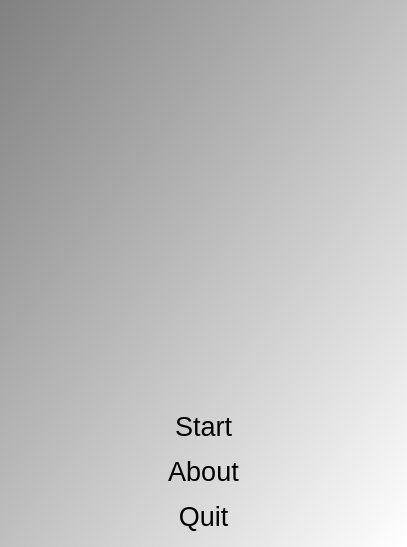
<?xml version="1.0" encoding="UTF-8"?>
<ui version="4.0">
 <class>QtRandomCodeMenuDialog</class>
 <widget class="QDialog" name="QtRandomCodeMenuDialog">
  <property name="geometry">
   <rect>
    <x>0</x>
    <y>0</y>
    <width>407</width>
    <height>547</height>
   </rect>
  </property>
  <property name="font">
   <font>
    <pointsize>20</pointsize>
   </font>
  </property>
  <property name="windowTitle">
   <string>RandomCode</string>
  </property>
  <property name="windowIcon">
   <iconset resource="RandomCode.qrc">
    <normaloff>:/images/RandomCodeIcon14x14.png</normaloff>:/images/RandomCodeIcon14x14.png</iconset>
  </property>
  <property name="styleSheet">
   <string notr="true">QDialog { 
background-color: qlineargradient(x1: 0, y1: 0, x2: 1, y2: 1, stop: 0  #808080, stop: 1 #ffffff);
}
QPushButton { background-color: rgb(255, 255, 255);  }
QPushButton { color: rgb(0,0,0); }
QPushButton { font: 48px, &quot;monospace&quot; }</string>
  </property>
  <layout class="QGridLayout" name="gridLayout">
   <item row="4" column="0">
    <widget class="QPushButton" name="button_about">
     <property name="text">
      <string>About</string>
     </property>
     <property name="flat">
      <bool>true</bool>
     </property>
    </widget>
   </item>
   <item row="5" column="0">
    <widget class="QPushButton" name="button_quit">
     <property name="text">
      <string>Quit</string>
     </property>
     <property name="flat">
      <bool>true</bool>
     </property>
    </widget>
   </item>
   <item row="0" column="0">
    <widget class="QLabel" name="image">
     <property name="text">
      <string/>
     </property>
     <property name="pixmap">
      <pixmap resource="RandomCode.qrc">:/images/RandomCode.png</pixmap>
     </property>
    </widget>
   </item>
   <item row="1" column="0">
    <widget class="QPushButton" name="button_start">
     <property name="text">
      <string>Start</string>
     </property>
     <property name="flat">
      <bool>true</bool>
     </property>
    </widget>
   </item>
  </layout>
 </widget>
 <tabstops>
  <tabstop>button_start</tabstop>
  <tabstop>button_about</tabstop>
  <tabstop>button_quit</tabstop>
 </tabstops>
 <resources>
  <include location="RandomCode.qrc"/>
 </resources>
 <connections/>
</ui>
